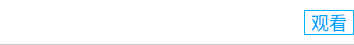
<?xml version="1.0" encoding="UTF-8"?>
<ui version="4.0">
 <class>RecordWidget</class>
 <widget class="QWidget" name="RecordWidget">
  <property name="geometry">
   <rect>
    <x>0</x>
    <y>0</y>
    <width>354</width>
    <height>45</height>
   </rect>
  </property>
  <property name="minimumSize">
   <size>
    <width>354</width>
    <height>45</height>
   </size>
  </property>
  <property name="maximumSize">
   <size>
    <width>354</width>
    <height>45</height>
   </size>
  </property>
  <property name="windowTitle">
   <string>Form</string>
  </property>
  <layout class="QGridLayout" name="gridLayout">
   <property name="leftMargin">
    <number>0</number>
   </property>
   <property name="topMargin">
    <number>0</number>
   </property>
   <property name="rightMargin">
    <number>0</number>
   </property>
   <property name="bottomMargin">
    <number>0</number>
   </property>
   <property name="spacing">
    <number>0</number>
   </property>
   <item row="0" column="0">
    <widget class="QWidget" name="WidgetMain" native="true">
     <property name="styleSheet">
      <string notr="true">QWidget#WidgetMain
{
	background-color: rgb(255, 255, 255);
	border:0px;
	border-bottom:1px solid rgb(200,200,200);
}
QWidget#WidgetMain:hover
{
	background-color: rgb(200, 200, 200);
}</string>
     </property>
     <layout class="QHBoxLayout" name="horizontalLayout">
      <property name="spacing">
       <number>0</number>
      </property>
      <property name="leftMargin">
       <number>10</number>
      </property>
      <property name="topMargin">
       <number>0</number>
      </property>
      <property name="rightMargin">
       <number>0</number>
      </property>
      <property name="bottomMargin">
       <number>0</number>
      </property>
      <item>
       <widget class="QLabel" name="label">
        <property name="minimumSize">
         <size>
          <width>25</width>
          <height>25</height>
         </size>
        </property>
        <property name="maximumSize">
         <size>
          <width>25</width>
          <height>25</height>
         </size>
        </property>
        <property name="styleSheet">
         <string notr="true">image: url(:/res/record_play/音视频标识.png);</string>
        </property>
        <property name="text">
         <string/>
        </property>
       </widget>
      </item>
      <item>
       <widget class="QLabel" name="LabelName">
        <property name="minimumSize">
         <size>
          <width>0</width>
          <height>25</height>
         </size>
        </property>
        <property name="maximumSize">
         <size>
          <width>16777215</width>
          <height>25</height>
         </size>
        </property>
        <property name="styleSheet">
         <string notr="true">font-size:15px;</string>
        </property>
        <property name="text">
         <string/>
        </property>
       </widget>
      </item>
      <item>
       <spacer name="horizontalSpacer">
        <property name="orientation">
         <enum>Qt::Horizontal</enum>
        </property>
        <property name="sizeHint" stdset="0">
         <size>
          <width>258</width>
          <height>20</height>
         </size>
        </property>
       </spacer>
      </item>
      <item>
       <widget class="QPushButton" name="PButtonWatch">
        <property name="minimumSize">
         <size>
          <width>50</width>
          <height>25</height>
         </size>
        </property>
        <property name="maximumSize">
         <size>
          <width>50</width>
          <height>25</height>
         </size>
        </property>
        <property name="font">
         <font>
          <pointsize>-1</pointsize>
         </font>
        </property>
        <property name="styleSheet">
         <string notr="true">QPushButton
{
	color: rgb(0, 164, 255);
	border:1px solid rgb(0, 181, 255);
font-size:18px;
}
QPushButton:checked
{
	color: rgb(0, 0, 0);
	background-color: rgb(0, 195, 255);
}
</string>
        </property>
        <property name="text">
         <string>观看</string>
        </property>
        <property name="checkable">
         <bool>true</bool>
        </property>
        <property name="checked">
         <bool>false</bool>
        </property>
       </widget>
      </item>
     </layout>
    </widget>
   </item>
  </layout>
 </widget>
 <resources/>
 <connections/>
</ui>
